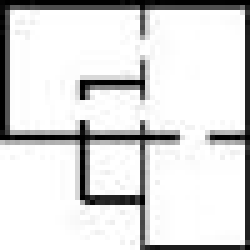
%> input picture codes/50 maps/image_50_0.jpg, 50 x 50 px (shown 5 times larger)
$ octave show.m   (GNU Octave 9; MATLAB toolbox functions it lacks are replaced by stand-ins)
%> lines starting %> are read from the running program, lines starting %| are printed output that depends on the picture; in (x1, y1, x2, y2) boxes, pixels count from 0 and x2, y2 are one past the last pixel; in counts of white or black regions, pixels touching at a corner belong together; the program's own positions count from 1
m=50;
n=50;

A = imread('image_50_0.jpg');
%> A is the input picture: size 50x50x3 uint8; min 0, max 255, mean 217.4
b=A(:,:,3)
for k=1:3
for i=1:m
    for j=1:n
        if A(i,j,k)<180
            A(i,j,k)=0;
        else
            A(i,j,k)=255;
        end
    end
end
end
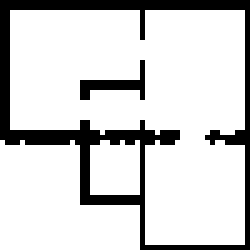
%> A: size 50x50x3 uint8 (shown 5 times larger); 82.3% white; 2 black regions, box (x1, y1, x2, y2) and area: (0, 0, 50, 50) 407, (16, 12, 29, 20) 36
fid=fopen('nodes.TXT','r');
tline = fgetl(fid);
counter=0
c=[];
while ischar(tline)

    counter=counter+1;
    x = str2num(tline);
    c(counter)=x;
    tline = fgetl(fid);
end

fclose(fid);
m=size(c,2);
i=0;
% A=A(2:60,2:60);
for i=1:2:m % we added one beause matlab index start from one this shouldn't be added in c++
A( c(i)+1 , c(i+1)+1 ,1 )=100;
A( c(i)+1 , c(i+1)+1 ,2 )=150;
A( c(i)+1 , c(i+1)+1 ,3 )=50;
end
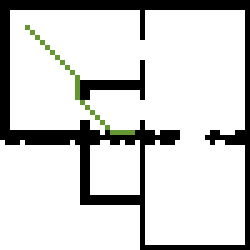
%> A: size 50x50x3 uint8 (shown 5 times larger); 1.04% of pixels changed, all inside (x1, y1, x2, y2) = (5, 5, 27, 27)
 imtool(A);
